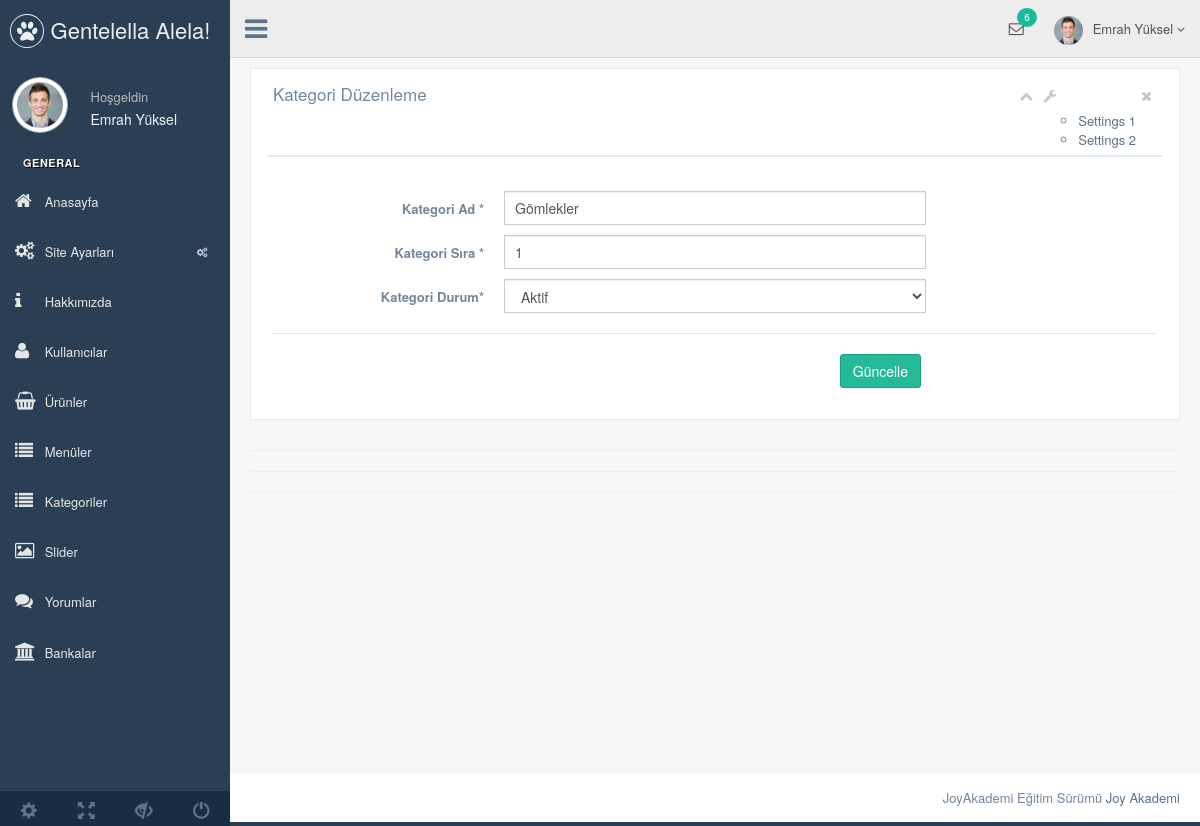
/nedmin/production/kategori-duzenle.php?kategori_id=2 (signed in), run on the app's committed database.
### tables this page shows
CREATE TABLE `kullanici` (
  `kullanici_id` int(11) NOT NULL,
  `kullanici_zaman` datetime NOT NULL DEFAULT CURRENT_TIMESTAMP,
  `kullanici_resim` varchar(250) NOT NULL,
  `kullanici_tc` varchar(50) NOT NULL,
  `kullanici_ad` varchar(50) NOT NULL,
  `kullanici_mail` varchar(100) NOT NULL,
  `kullanici_gsm` varchar(50) NOT NULL,
  `kullanici_password` varchar(50) NOT NULL,
  `kullanici_adsoyad` varchar(50) NOT NULL,
  `kullanici_adres` varchar(250) NOT NULL,
  `kullanici_il` varchar(100) NOT NULL,
  `kullanici_ilce` varchar(100) NOT NULL,
  `kullanici_unvan` varchar(100) NOT NULL,
  `kullanici_yetki` varchar(50) NOT NULL,
  `kullanici_durum` int(1) NOT NULL DEFAULT '1'
);

CREATE TABLE `kategori` (
  `kategori_id` int(11) NOT NULL,
  `kategori_ad` varchar(100) NOT NULL,
  `kategori_ust` int(2) NOT NULL,
  `kategori_seourl` varchar(250) NOT NULL,
  `kategori_sira` int(2) NOT NULL,
  `kategori_durum` enum('0','1') NOT NULL DEFAULT '1'
);

### nedmin/production/kategori-duzenle.php (the view, shortened to what this page needs)
<?php
include 'header.php';
$kategorisor=$db->prepare("SELECT * FROM kategori where kategori_id=:id");
$kategorisor->execute(array(
  'id' => $_GET['kategori_id']
  ));
$kategoricek=$kategorisor->fetch(PDO::FETCH_ASSOC);
?>
<div class="right_col" role="main">
  <div class="">
    <div class="row">
      <div class="col-md-12 col-sm-12 col-xs-12">
        <div class="x_panel">
          <div class="x_title">
            <h2>Kategori Düzenleme </h2>
            <ul class="nav navbar-right panel_toolbox">
              <li><a class="collapse-link"><i class="fa fa-chevron-up"></i></a>
              </li>
              <li class="dropdown">
                <a href="#" class="dropdown-toggle" data-toggle="dropdown" role="button" aria-expanded="false"><i class="fa fa-wrench"></i></a>
                <ul class="dropdown-kategori" role="kategori">
                  <li><a href="#">Settings 1</a>
                  </li>
                  <li><a href="#">Settings 2</a>
                  </li>
                </ul>
              </li>
              <li><a class="close-link"><i class="fa fa-close"></i></a>
              </li>
            </ul>
            <div class="clearfix"></div>
          </div>
          <div class="x_content">
            <br />
            <form action="../netting/islem.php" method="POST" id="demo-form2" data-parsley-validate class="form-horizontal form-label-left">
              <div class="form-group">
                <label class="control-label col-md-3 col-sm-3 col-xs-12" for="first-name">Kategori Ad <span class="required">*</span>
                </label>
                <div class="col-md-6 col-sm-6 col-xs-12">
                  <input type="text" id="first-name" name="kategori_ad" value="<?php echo $kategoricek['kategori_ad'] ?>" required="required" class="form-control col-md-7 col-xs-12">
                </div>
              </div>
            <div class="form-group">
                <label class="control-label col-md-3 col-sm-3 col-xs-12" for="first-name">Kategori Sıra <span class="required">*</span>
                </label>
                <div class="col-md-6 col-sm-6 col-xs-12">
                  <input type="text" id="first-name" name="kategori_sira" value="<?php echo $kategoricek['kategori_sira'] ?>" required="required" class="form-control col-md-7 col-xs-12">
                </div>
              </div>
            <div class="form-group">
              <label class="control-label col-md-3 col-sm-3 col-xs-12" for="first-name">Kategori Durum<span class="required">*</span>
              </label>
              <div class="col-md-6 col-sm-6 col-xs-12">
               <select id="heard" class="form-control" name="kategori_durum" required>
                  <option value="1" <?php echo $kategoricek['kategori_durum'] == '1' ? 'selected=""' : ''; ?>>Aktif</option>
                 </select>
               </div>
             </div>
             <div class="ln_solid"></div>
             <div class="form-group">
              <div align="right" class="col-md-6 col-sm-6 col-xs-12 col-md-offset-3">
                <button type="submit" name="kategoriduzenle" class="btn btn-success">Güncelle</button>
              </div>
            </div>
          </form>
        </div>
      </div>
    </div>
  </div>
  <hr>
  <hr>
  <hr>
</div>
</div>
<?php include 'footer.php'; ?>

### nedmin/production/header.php (shortened to what this page needs)
<?php
include '../netting/baglan.php';
$kullanicisor=$db->prepare("SELECT * FROM kullanici where kullanici_mail=:mail");
$kullanicisor->execute(array(
  'mail' => $_SESSION['kullanici_mail']
  ));
$kullanicicek=$kullanicisor->fetch(PDO::FETCH_ASSOC);
?>
<!DOCTYPE html>
<html lang="en">
<head>
  <link href="../vendors/bootstrap/dist/css/bootstrap.min.css" rel="stylesheet">
  <link href="../vendors/font-awesome/css/font-awesome.min.css" rel="stylesheet">
  <link href="../vendors/nprogress/nprogress.css" rel="stylesheet">
  <link href="../vendors/iCheck/skins/flat/green.css" rel="stylesheet">
  <link href="../vendors/datatables.net-bs/css/dataTables.bootstrap.min.css" rel="stylesheet">
  <link href="../vendors/datatables.net-buttons-bs/css/buttons.bootstrap.min.css" rel="stylesheet">
  <link href="../vendors/datatables.net-fixedheader-bs/css/fixedHeader.bootstrap.min.css" rel="stylesheet">
  <link href="../vendors/datatables.net-responsive-bs/css/responsive.bootstrap.min.css" rel="stylesheet">
  <link href="../vendors/datatables.net-scroller-bs/css/scroller.bootstrap.min.css" rel="stylesheet">
  <link href="../vendors/dropzone/dist/min/dropzone.min.css" rel="stylesheet">
  <link href="../build/css/custom.min.css" rel="stylesheet">
</head>
<body class="nav-md">
  <div class="container body">
    <div class="main_container">
      <div class="col-md-3 left_col">
        <div class="left_col scroll-view">
          <div class="navbar nav_title" style="border: 0;">
            <a href="index.html" class="site_title"><i class="fa fa-paw"></i> <span>Gentelella Alela!</span></a>
          </div>
          <div class="profile clearfix">
            <div class="profile_pic">
              <img src="images/img.jpg" alt="..." class="img-circle profile_img">
            </div>
            <div class="profile_info">
              <span>Hoşgeldin</span>
              <h2><?php echo $kullanicicek['kullanici_adsoyad'] ?></h2>
            </div>
          </div>
          <br />
          <div id="sidebar-menu" class="main_menu_side hidden-print main_menu">
            <div class="menu_section">
              <h3>General</h3>
              <ul class="nav side-menu">
                <li><a href="index.php"><i class="fa fa-home"></i> Anasayfa </a></li>
                <li><a><i class="fa fa-cogs"></i> Site Ayarları <span class="fa fa-cogs"></span></a>
             </li>
             <li><a href="hakkimizda.php"><i class="fa fa-info"></i> Hakkımızda </a></li>
             <li><a href="kullanici.php"><i class="fa fa-user"></i> Kullanıcılar </a></li>
             <li><a href="urun.php"><i class="fa fa-shopping-basket"></i> Ürünler </a></li>
             <li><a href="menu.php"><i class="fa fa-list"></i> Menüler </a></li>
             <li><a href="kategori.php"><i class="fa fa-list"></i> Kategoriler </a></li>
             <li><a href="slider.php"><i class="fa fa-image"></i> Slider </a></li>
             <li><a href="yorum.php"><i class="fa fa-comments"></i> Yorumlar </a></li>
             <li><a href="banka.php"><i class="fa fa-bank"></i> Bankalar </a></li>
           </ul>
         </div>
       </div>
       <div class="sidebar-footer hidden-small">
        <a data-toggle="tooltip" data-placement="top" title="Settings">
          <span class="glyphicon glyphicon-cog" aria-hidden="true"></span>
        </a>
        <a data-toggle="tooltip" data-placement="top" title="FullScreen">
          <span class="glyphicon glyphicon-fullscreen" aria-hidden="true"></span>
        </a>
        <a data-toggle="tooltip" data-placement="top" title="Lock">
          <span class="glyphicon glyphicon-eye-close" aria-hidden="true"></span>
        </a>
        <a data-toggle="tooltip" data-placement="top" title="Logout">
          <span class="glyphicon glyphicon-off" aria-hidden="true"></span>
        </a>
      </div>
    </div>
  </div>
  <div class="top_nav">
    <div class="nav_menu">
      <nav>
        <div class="nav toggle">
          <a id="menu_toggle"><i class="fa fa-bars"></i></a>
        </div>
        <ul class="nav navbar-nav navbar-right">
          <li class="">
            <a href="javascript:;" class="user-profile dropdown-toggle" data-toggle="dropdown" aria-expanded="false">
              <img src="images/img.jpg" alt=""><?php echo $kullanicicek['kullanici_adsoyad'] ?>
              <span class=" fa fa-angle-down"></span>
            </a>
          </li>
          <li role="presentation" class="dropdown">
            <a href="javascript:;" class="dropdown-toggle info-number" data-toggle="dropdown" aria-expanded="false">
              <i class="fa fa-envelope-o"></i>
              <span class="badge bg-green">6</span>
            </a>
          </li>
        </ul>
      </nav>
    </div>
  </div>

### data on the page
kullanici: kullanici_adsoyad "Emrah Yüksel"
kategori: kategori_ad "Gömlekler", kategori_sira "1", kategori_durum "Aktif"
